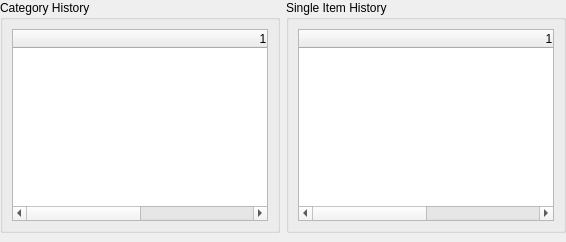
      <widget class="QWidget" name="tab_3">
       <attribute name="icon">
        <iconset>
         <normaloff>../../../../../.designer/icons/cil-notes.png</normaloff>../../../../../.designer/icons/cil-notes.png</iconset>
       </attribute>
       <attribute name="title">
        <string>View Removed Quantities History</string>
       </attribute>
       <layout class="QVBoxLayout" name="verticalLayout_8">
        <property name="spacing">
         <number>6</number>
        </property>
        <property name="leftMargin">
         <number>0</number>
        </property>
        <property name="topMargin">
         <number>0</number>
        </property>
        <property name="rightMargin">
         <number>0</number>
        </property>
        <property name="bottomMargin">
         <number>0</number>
        </property>
        <item>
         <layout class="QVBoxLayout" name="verticalLayout_5">
          <property name="rightMargin">
           <number>0</number>
          </property>
          <property name="bottomMargin">
           <number>9</number>
          </property>
          <item>
           <layout class="QHBoxLayout" name="horizontalLayout_11">
            <item>
             <widget class="QGroupBox" name="groupBox_2">
              <property name="title">
               <string>Category History</string>
              </property>
              <layout class="QHBoxLayout" name="horizontalLayout_12">
               <item>
                <widget class="QTableWidget" name="categoryHistoryTable">
                 <property name="enabled">
                  <bool>true</bool>
                 </property>
                 <property name="rowCount">
                  <number>0</number>
                 </property>
                 <property name="columnCount">
                  <number>2</number>
                 </property>
                 <attribute name="horizontalHeaderMinimumSectionSize">
                  <number>42</number>
                 </attribute>
                 <attribute name="horizontalHeaderDefaultSectionSize">
                  <number>500</number>
                 </attribute>
                 <attribute name="verticalHeaderMinimumSectionSize">
                  <number>28</number>
                 </attribute>
                 <attribute name="verticalHeaderDefaultSectionSize">
                  <number>30</number>
                 </attribute>
                 <column/>
                 <column/>
                </widget>
               </item>
              </layout>
             </widget>
            </item>
            <item>
             <widget class="QGroupBox" name="groupBox_3">
              <property name="title">
               <string>Single Item History</string>
              </property>
              <layout class="QHBoxLayout" name="horizontalLayout_13">
               <item>
                <widget class="QTableWidget" name="singleItemHistoryTable">
                 <property name="enabled">
                  <bool>true</bool>
                 </property>
                 <property name="rowCount">
                  <number>0</number>
                 </property>
                 <property name="columnCount">
                  <number>2</number>
                 </property>
                 <attribute name="horizontalHeaderMinimumSectionSize">
                  <number>42</number>
                 </attribute>
                 <attribute name="horizontalHeaderDefaultSectionSize">
                  <number>500</number>
                 </attribute>
                 <column/>
                 <column/>
                </widget>
               </item>
              </layout>
             </widget>
            </item>
           </layout>
          </item>
         </layout>
        </item>
       </layout>
      </widget>
